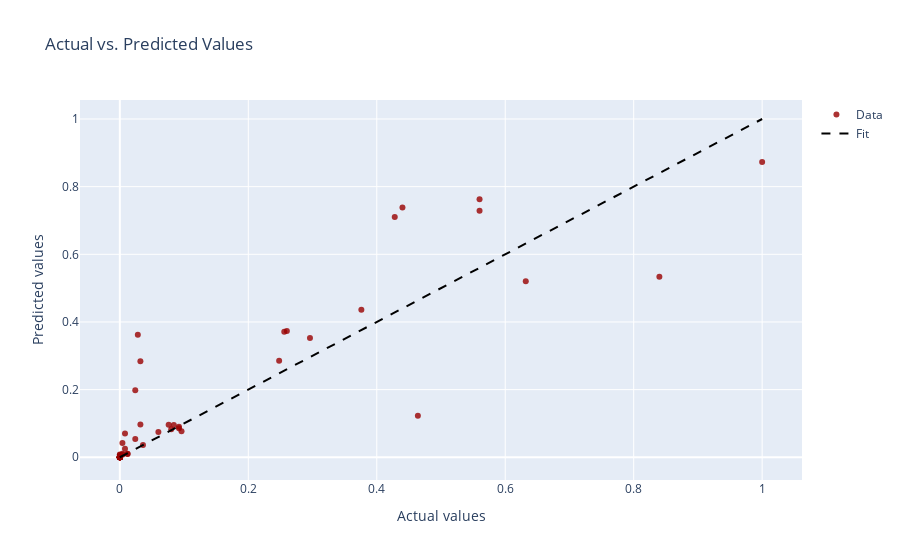

The cell this chart's notebook holds for it:
### Markdown cell above
Here is how you can create an interactive scatter plot using Plotly in Python for your data:

### Code cell
import plotly.graph_objects as go

# Create a trace for the scatter plot
trace1 = go.Scatter(
    x=y_test,
    y=y_pred,
    mode='markers',
    name='Data',
    marker=dict(color='rgba(152, 0, 0, .8)'),
)

# Create a trace for the line
trace2 = go.Scatter(
    x=[y_test.min(), y_test.max()],
    y=[y_test.min(), y_test.max()],
    mode='lines',
    name='Fit',
    line=dict(color='black', dash='dash')
)

data = [trace1, trace2]

layout = go.Layout(
    title='Actual vs. Predicted Values',
    xaxis=dict(title='Actual values'),
    yaxis=dict(title='Predicted values'),
)

fig = go.Figure(data=data, layout=layout)

fig.show()

### Figure 1 — Plotly figure (JSON) as saved in the notebook; plotly's stock layout.template omitted (floating-point values rounded to 4 significant figures)
{"data": [{"marker": {"color": "rgba(152, 0, 0, .8)"}, "mode": "markers", "name": "Data", "type": "scatter", "x": [0, 0, 0, 0, 0, 0, 0.012, 0, 0.004, 0, 0.004, 0.296, 0, 0, 0, 0.084, 0.012, 0.84, 0.376, 0.024, 0, 0.096, 0.08, 0, 0.004, 0.26, 0.032, 0.248, 0.008, 0.56, 0, 0, 0, 0.028, 0.428, 0.076, 0, 0.464, 0, 0.008, 0, 0, 0, 0, 0.092, 0.032, 0.44, 0, 1, 0, 0, 0.024, 0.632, 0, 0, 0.256, 0, 0.56, 0.06, 0.092, 0.036, 0, 0], "y": [0.00784, 0, 0, 0, 0, 0, 0.0102, 0.00052, 0.0102, 0.0006, 0.0422, 0.3524, 0, 0.00036, 0, 0.09564, 0.00956, 0.5338, 0.4362, 0.05404, 0, 0.0768, 0.08292, 0.00012, 0.00724, 0.3732, 0.2835, 0.2854, 0.02508, 0.7626, 0.00124, 0.00024, 0, 0.3623, 0.71, 0.09644, 0, 0.1226, 0.00152, 0.07008, 0, 0.00024, 0, 0.00248, 0.08552, 0.0966, 0.7385, 0, 0.873, 0, 0.00672, 0.1982, 0.5205, 0, 0, 0.3708, 0, 0.7285, 0.07432, 0.09048, 0.0362, 0.00024, 0]}, {"line": {"color": "black", "dash": "dash"}, "mode": "lines", "name": "Fit", "type": "scatter", "x": [0, 1], "y": [0, 1]}], "layout": {"title": {"text": "Actual vs. Predicted Values"}, "xaxis": {"title": {"text": "Actual values"}}, "yaxis": {"title": {"text": "Predicted values"}}}}
